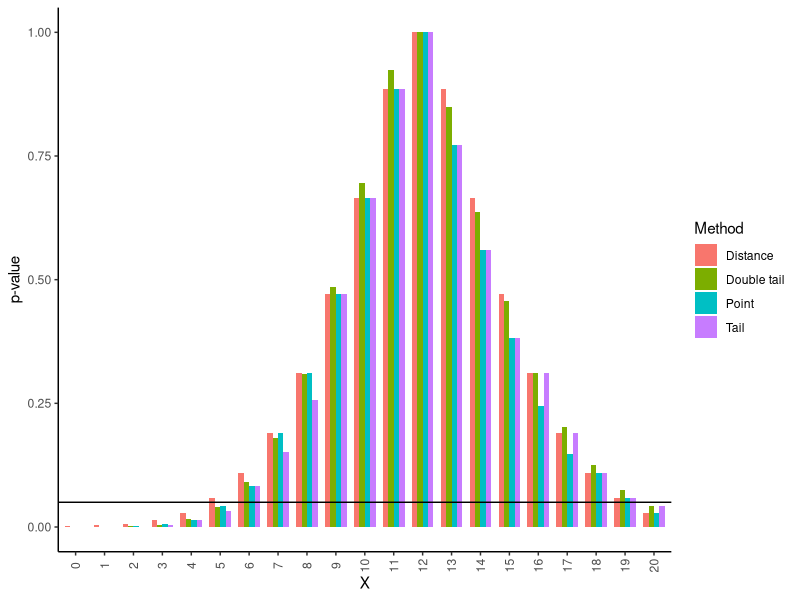
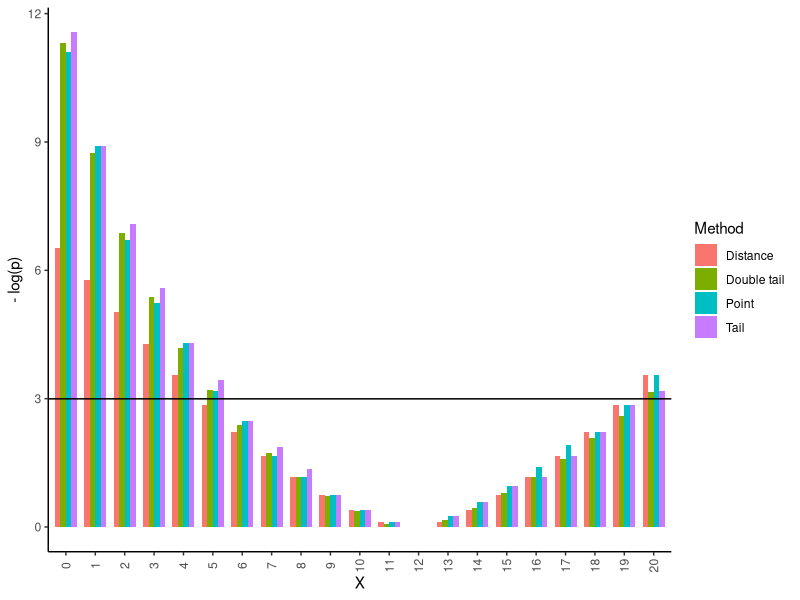
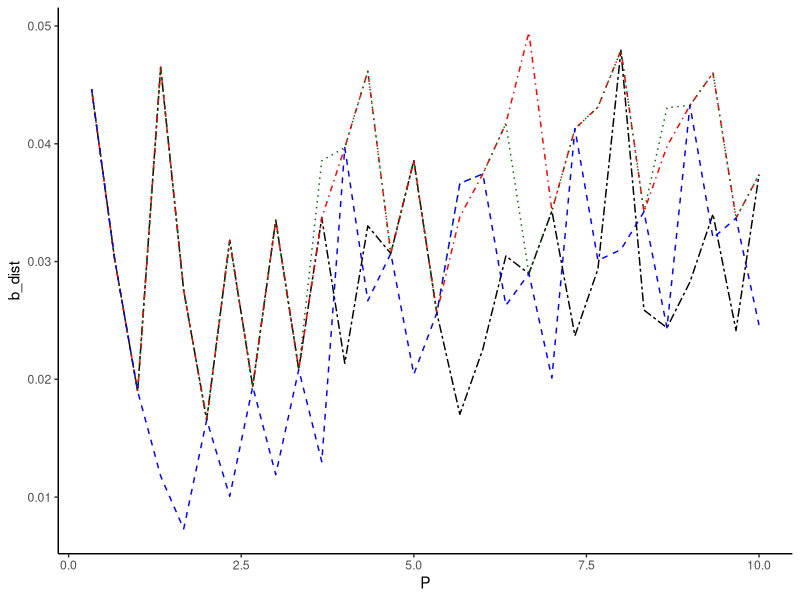

These charts were generated, in order, by the following R code:
## ---- chunk 1
library(ggplot2)
library(reshape2)
library(tidyverse)
## ---- chunk 2
dmodel <- function(x, mu){
  dpois(x, mu)
}

pmodel <- function(x, mu){
  ppois(x, mu)
}

## ---- chunk 3
p_val_a <- function(x, mu){
  pr_tail_l = pmodel(x, mu)
  ## Use 1 - tail prob but add point prob
  pr_tail_r = 1 - pr_tail_l + dmodel(x, mu)
  
  p_val = 2 * min(pr_tail_l, pr_tail_r, 1/2)
  p_val
}

p_val_b <- function(x, mu){
  # Implementation assumes a decreasing point probability P(X = x) for increasing x after the mean value has passed
  W_x = dmodel(x, mu)
  p_val = 1
  y = 0
  cond = TRUE
  while(cond){
    W_y = dmodel(y, mu)
    if(W_y > W_x){
      p_y = W_y
      p_val = p_val - p_y
    }
    else{
      less_than_mean = (y > mu)
      cond = !less_than_mean
    }
    # Preparing next round
    y = y +1
  }
  p_val
}

p_val_c <- function(x, mu){
  p_tail_l = pmodel(x, mu)
  p_tail_r = 1- p_tail_l + dmodel(x, mu)
  epsilon = 1e-8
  
  if (p_tail_l < p_tail_r + epsilon){
    # Since the right tail has infinite support we must suggest a low enough tail value
    y_sugg = ceiling(2*mu)
    sugg_tail = 1 - pmodel(y_sugg, mu) # this will give P(X > y), i.e. P(X geq y-1)
    while(sugg_tail > p_tail_l){
      y_sugg = ceiling(2*y_sugg)
      sugg_tail = 1 - pmodel(y_sugg, mu) # this will give P(X > y), i.e. P(X geq y-1)
    }
    # After a low enough value is reached we calculate the highest smaller right tail compared to the left tail
    right_tail = max_lower_tail(y_sugg, sugg_tail, p_tail_l, mu)
    p_val = p_tail_l + right_tail
  }
  else{
    # For a left tail we can start at 0 and find the highest smaller left tail
    left_tail = max_lower_tail(0, 0, p_tail_r, mu, left_tail = TRUE)
    p_val = p_tail_r +  left_tail
  }
  if(p_val > 1){ # If the distrbution is symmetric it will count the central event twice.
    return(1)
  }
  p_val
}

max_lower_tail <- function(y_next, tail_y, W_x, mu, left_tail = FALSE, epsilon = 1e-8){
  sugg = tail_y
  y = y_next
    while(sugg < W_x + epsilon){
      tail_y = sugg # Accept suggestion
      add = dmodel(y, mu) # Calculate new point mass to be added
      sugg = sugg + add # Propose new suggestion
      if(left_tail){
        y = y + 1
      }
      else{
        y = y - 1 
      }
    }
  tail_y
}

p_val_d <- function(x, mu) {
  exp_val = mu
  W_x = abs(x - mu)
  
  # Get all discrete values y with lower W_y
  r = floor(mu + W_x)
  l = ceiling(mu - W_x)
  
  # Handeling ties
  if(mu + W_x == round(mu + W_x)){
    if(mu - W_x == round(mu - W_x)){
      # We are in the tied sceneraio and we want to either exclude y = l depending on if X = l or x = r
      if(x == r){
        #l = l -1
      }
      else{
        
      }
    }
  }
  
  # Rejection region will be x lower than l
  # and x higher than r
  if(l <= 0){
    p_val = 1 - ppois(r-1, mu) # 1 - P(X <= r-1) =  P(X > r-1) = P(X >= r)
    return(p_val)
  }
  p_val = 1 - ppois(r-1, mu) + ppois(l, mu) # 1 - P(X <= r-1) + P(X <= l) = P(X >= r) + P(X <= l)
  if(p_val > 1){
    return(1)
  }
  p_val
}

## ---- chunk 4
# Test functions for the tail method
p_val_a(3, 3)
p_val_a(5, 3)

p_val_b(3, 3)
p_val_b(5, 3)

print("____")
W_x = ppois(3, 5)

W_x

1- ppois(10, 5)

max_lower_tail(10, 1-ppois(10, 5), W_x, 5, left_tail = FALSE)

print("-----")
W_x = 1-ppois(7, 5)

W_x

ppois(0, 5)


max_lower_tail(1, ppois(0, 5), W_x, 5, left_tail = TRUE)

print("____")
## ---- chunk 5
p_val_c(3, 3)
p_val_c(5, 3)
## ---- chunk 6
p_val_d(3, 3)

p_val_d(5, 3)
## ---- chunk 7
comparison_p_vals <- function(mu, n){
  p_a = NULL
  p_b = NULL
  p_c = NULL
  p_d = NULL

  for(i in 0:n){
    p_a = c(p_a, p_val_a(i, mu))
    p_b = c(p_b, p_val_b(i, mu))
    p_c = c(p_c, p_val_c(i, mu))
    p_d = c(p_d, p_val_d(i, mu))
  }
  
  df <- data.frame(p_a, p_b, p_c, p_d)
  colnames(df) <- c("Double tail", "Point", "Tail", "Distance")  #Added zero width space for "Double tail" to be shown first in plot
  df["x_val"] <- 0:n
  
  df
}

df <- comparison_p_vals(12, 20)

df %>%
  pivot_longer(-x_val, names_to = "Method", values_to = "P") %>%
  ggplot(aes(x = factor(x_val), y = P, fill = Method), xlab = "Method") +
  geom_bar(stat = "identity", width = .75, position = "dodge") +
  theme_classic() +
  labs(x = "X", y = "p-value")+
  theme(axis.text.x = element_text(angle = 90, vjust = 0.5))+
  geom_hline(yintercept = .05)
  #scale_x_discrete(limits = factor(13:28))
  

df %>%
  pivot_longer(-x_val, names_to = "Method", values_to = "P") %>%
  ggplot(aes(x = factor(x_val), y = -log(P), fill = Method), xlab = "Method") +
  geom_bar(stat = "identity", width = .75, position = "dodge") +
  theme_classic() +
  labs(x = "X", y = "- log(p)")+
  theme(axis.text.x = element_text(angle = 90, vjust = 0.5))+
  #scale_x_discrete(limits = factor(13:28))
  geom_hline(yintercept = -log(5e-2))
## ---- chunk 8
power_calc_poisson_null_hyp_true <- function(method, mu, a){
  power = 1
  n = ceiling(max(3*mu, mu^2)) # This is kind of dodgy
  for(x in 0:n){
    p_val = method(x, mu)
    if(p_val > a){
      power = power - dmodel(x, mu)
    }
  }
  power
}

power_calc_poisson_null_hyp_true(p_val_b, 10, .05)
## ---- chunk 9
compare_power_null_hyp_true <- function(P){
  b_double = NULL
  b_point = NULL
  b_tail = NULL
  b_dist = NULL

  for(p in P){
    # Calculate power
    power_double = power_calc_poisson_null_hyp_true(p_val_a, p, .05)
    power_point = power_calc_poisson_null_hyp_true(p_val_b, p, .05)
    power_tail = power_calc_poisson_null_hyp_true(p_val_c, p, .05)
    power_dist = power_calc_poisson_null_hyp_true(p_val_d, p, .05)
    
    # Add power to the list
    b_double = c(b_double, power_double)
    b_point = c(b_point, power_point)
    b_tail = c(b_tail, power_tail)
    b_dist = c(b_dist, power_dist)
  }

  df_power <- data.frame(P, b_double, b_point, b_tail, b_dist)
  df_power
}

N = 30
P = 10 *(1:N)/N

df_power_null_hyp <- compare_power_null_hyp_true(P)
## ---- chunk 10
print(df_power_null_hyp)

ggplot(data = df_power_null_hyp)+
  geom_line(aes(x = P, y = b_dist), linetype = "twodash")+
  geom_line(aes(x = P, y = b_point), color = "red", linetype = "dotdash")+
  geom_line(aes(x = P, y = b_tail), color = "darkgreen", linetype = "dotted")+
  geom_line(aes(x = P, y = b_double), color = "blue", linetype = "dashed")+
  theme_classic()
## ---- chunk 11
print(P)

X_vals = 0:20
for(x in X_vals){
  print(c(x,p_val_d(x, 9)))
}

p_val_d(3, 9)
1 - ppois(14, 9)

## ---- chunk 12
